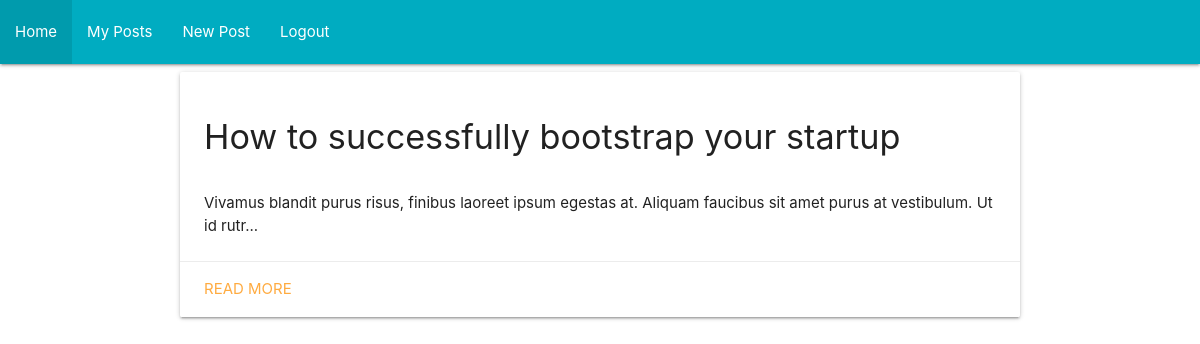
/myposts (signed in), run on the app's committed database.
### app/models.py (models this page shows)
class Post(db.Model):
    id = db.Column(db.Integer, primary_key=True)
    title = db.Column(db.String(100))
    data = db.Column(db.String(10000))
    date = db.Column(db.DateTime(timezone=True), default=func.now())
    user_id = db.Column(db.Integer, db.ForeignKey('user.id'))
    comments = db.relationship('Comment')

### app/views.py (the view)
@views.route('/myposts')
@login_required
def home():
    return render_template("view_posts.html", user=current_user)

### app/__init__.py (called while the page is built)
def create_app():
    app = Flask(__name__)
    app.config['SECRET_KEY'] = 'hjshjhdjah kjshkjdhjs'
    app.config['SQLALCHEMY_DATABASE_URI'] = f'sqlite:///{DB_NAME}'
    app.config['SQLALCHEMY_TRACK_MODIFICATIONS'] = False
    db.init_app(app)
    from .views import views
    from .auth import auth
    app.register_blueprint(views, url_prefix='/')
    app.register_blueprint(auth, url_prefix='/')
    from .models import User, Post, Comment
    create_database(app)
    login_manager = LoginManager()
    login_manager.login_view = 'auth.login'
    login_manager.init_app(app)
    @login_manager.user_loader
    def load_user(id):
        return User.query.get(int(id))
    return app

### app/templates/view_posts.html (shortened to what this page needs)
{% extends "base.html" %}
{% block content%}
{% for post in user.posts %}
<div class="card">
  <div class="card-content">
    <h4>{{post.title}}</h4>
    <br>
    {% if post.data|length > 120 %}
    {{ post.data[0:120] }}...
    {% else %}
    {{ post.data }}
    {% endif %}
  </div>
  <div class="card-action">
    <a href="/post/{{post.id}}" >Read more</a>
  </div>
</div>
{% endfor %}
{% endblock %}

### data on the page
Post: title "How to successfully bootstrap your startup", data "Vivamus blandit purus risus, finibus laoreet ipsum egestas at. Aliquam faucibus sit amet purus at vestibulum. Ut id rutr"
